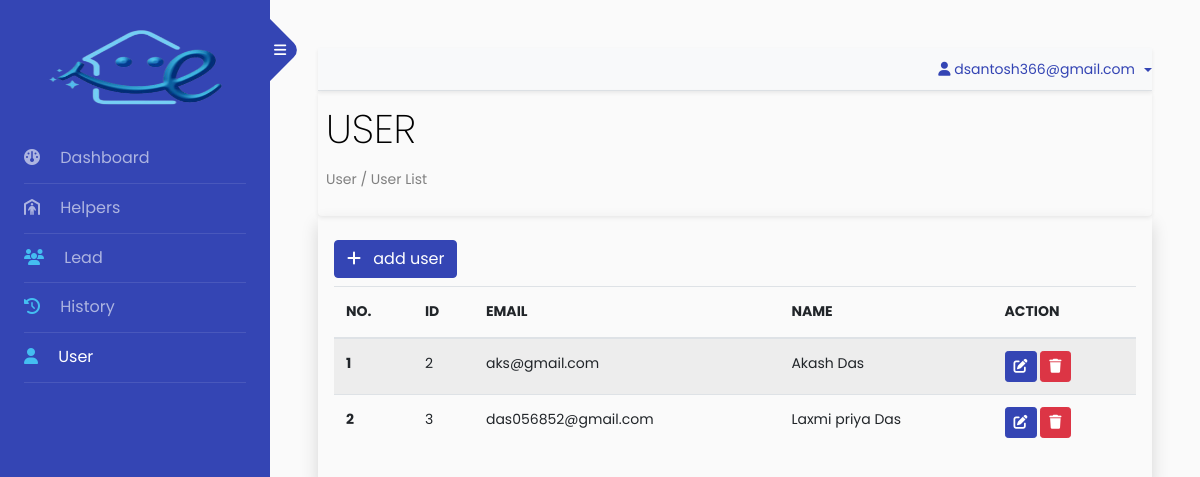
Screenshot of /super/user_list (signed in) with the database file from the repository.
### app/models.py (models this page shows)
class EmployeeModel(models.Model):
    create_date = models.DateField(auto_now_add=True)
    update_date = models.DateField(null=True,blank=True)
    employee = models.ForeignKey(User,on_delete=models.CASCADE)

### backnd/views_super.py (the view)
# urls.py: path('super/user_list',UserListViews,name='superuser_user_list'),
@login_required
def UserListViews(request):
    if not request.user.is_superuser:
        return HttpResponse("<h1>Not a valid user to access this page!</h1>")
    user = EmployeeModel.objects.all()
    data = {
        'user':user
    }
    return render(request,'super/user_list.html',data)

### templates/super/user_list.html (shortened to what this page needs)
{% extends 'index.html' %}
{% load static %}
{% block body %}
<section class="super_user_dash shadow-sm rounded p-2">
    <div class='dash-box'>
        <h1> USER </h1>
        <p>User / User List</p>
    </div>
</section>
<section class='user_list shadow p-3'>
    <a href="{% url 'superuser_user_create' %}" class='btn btn-primary my-2'><i class="fa-solid fa-plus mr-2"></i>
        add user
    </a>
    <table class="table table-striped">
        <thead>
            <tr>
                <th scope="col">NO.</th>
                <th scope="col">ID</th>
                <th scope="col">EMAIL</th>
                <th scope="col">NAME</th>
                <th scope="col">ACTION</th>
            </tr>
        </thead>
        <tbody>
            {% for i in user %}
            {% if not i.is_superuser %}
            <tr>
                <th scope="row">{{forloop.counter}}</th>
                <td>{{i.employee.id}}</td>
                <td>{{i.employee.email}}</td>
                <td>{{i.employee.first_name|capfirst}} {{i.employee.last_name|capfirst}}</td>
                <td><a href="{% url 'superuser_user_update' i.employee.id %}" class='btn btn-sm btn-primary'><i
                            class="fa-solid fa-pen-to-square"></i></a>
                    <button type='button' class='btn btn-sm btn-danger' data-toggle="modal"
                        data-target="#exampleModalLong{{forloop.counter}}"><i class="fa-solid fa-trash"></i></button>
                </td>
            </tr>
            {% endif %}
            {% endfor %}
        </tbody>
    </table>
</section>
{% endblock body %}

### templates/index.html (shortened to what this page needs)
<!doctype html>
<html lang="en">
<head>
	{% load static %}
	<link rel="stylesheet" href="https://stackpath.bootstrapcdn.com/font-awesome/4.7.0/css/font-awesome.min.css">
	<link rel="stylesheet" href="{% static 'css/style.css' %}">
	<link rel="stylesheet" href="https://cdnjs.cloudflare.com/ajax/libs/font-awesome/6.4.0/css/all.min.css">
	<link rel="stylesheet" href="{% static 'style.css' %}">
</head>
<body>
	<div class="wrapper d-flex align-items-stretch">
		<nav id="sidebar">
			<div class="custom-menu">
				<button type="button" id="sidebarCollapse" class="btn btn-primary">
					<i class="fa fa-bars"></i>
				</button>
			</div>
			<div class="p-4">
				<h1>
					<a href="{% url 'home' %}" class="logo">
						<div class="logo">
							<img src="{% static 'images/logo.png' %}" alt="wait">
						</div>
					</a>
				</h1>
				{% with request.resolver_match.url_name as url_name %} {% comment %} for get url name {% endcomment %}
				<ul class="list-unstyled components mb-5">
					<li class="{% if url_name == 'super_user_dashboard' or url_name == 'employee_dashboard' %}active{% endif %}">
						<a href="{% url 'home' %}"><i class="fa-solid fa-gauge mr-3"></i> Dashboard</a>
					</li>
					<li
						class="{% if url_name == 'helper_list' or url_name == 'helper_add' or url_name == 'excel_file_helper_upload' or url_name == 'helper_view'  %}active{% endif %}">
						<a href="{% url 'helper_list' %}"><i class="fa-solid fa-person-shelter mr-3"></i> Helpers</a>
					</li>
					<li
						class="{% if url_name == 'lead_list' or url_name == 'lead_add' or url_name == 'lead_edit'  %}active{% endif %}">
						<a href="{% url 'lead_list' %}"><span class="fa-solid fa-users mr-3"></span> Lead</a>
					</li>
					<li
						class="{% if url_name == 'history' %}active{% endif %}">
						<a href="{% url 'history' %}"><span class="fa-solid fa-clock-rotate-left mr-3"></span> History</a>
					</li>
					{% if request.user.is_superuser %}
					<li
						class="{% if url_name == 'superuser_user_create' or url_name == 'superuser_user_list' or url_name == 'superuser_user_update' %}active{% endif %}">
						<a href="{% url 'superuser_user_list' %}"><span class="fa fa-user mr-3"></span> User</a>
					</li>
					{% endif %}
				</ul>
				{% endwith %}
		</nav>
		<div id="content" class="p-4 p-md-5 pt-5">
			<nav class="shadow-sm navbar-light bg-light">
				<ul class="nav nav-tabs justify-content-end">
					<li class="nav-item dropdown">
						<a class="nav-link dropdown-toggle" data-toggle="dropdown" href="#" role="button"
							aria-haspopup="true" aria-expanded="false">
							<i class="fa-solid fa-user"></i> {{request.user}}
						</a>
					</li>
				</ul>
			</nav>
			{% block body %}
			{% endblock body %}
		</div>
	</div>
</body>
</html>

### static/style.css (style rules this page uses)
.super_user_dash .dash-box h1 { text-align: left; font-weight: 200; }
.user_list { width: 100%; overflow-x: scroll; }

### rows the page displays
EmployeeModel: employee.id "2", employee.email "aks@gmail.com", employee.first_name "Akash", employee.last_name "Das"
EmployeeModel: employee.id "3", employee.email "das056852@gmail.com", employee.first_name "Laxmi priya", employee.last_name "Das"

### other values shown
{{ request.user }} "dsantosh366@gmail.com"
